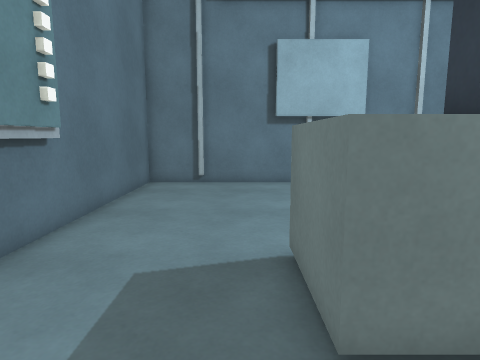
view 1 (above)

15 first-person views from a walk through a 3-D level made in the Unity game engine. The camera is 1.2 m above the floor, tilts 8° down and sees 75° across. The floor is counted in squares, 0.5 m on a side. Each view is taken from the middle of a square. On the plan, view 1 faces up. The plan holds only what a view shows up to about 19 squares ahead; the rest is blank. Surface patterns are stand-ins for the level's own textures.

view 2
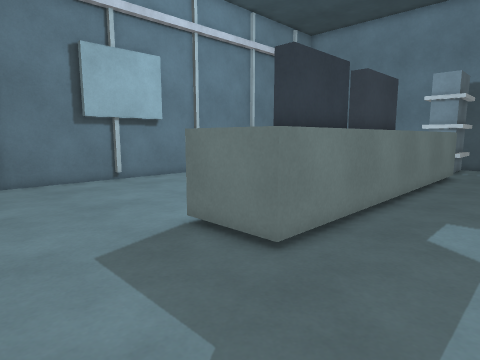

view 3
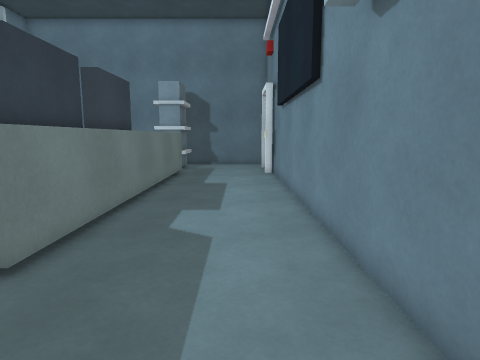

view 4
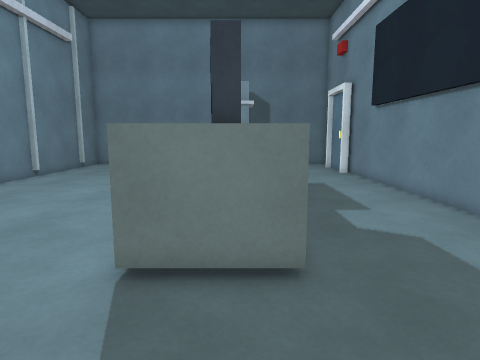

view 5
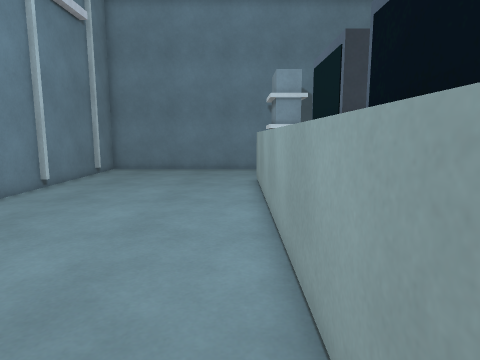

view 6
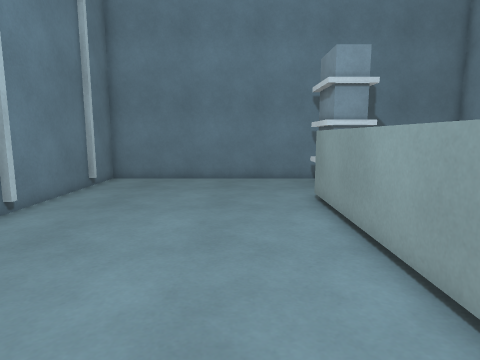

view 7
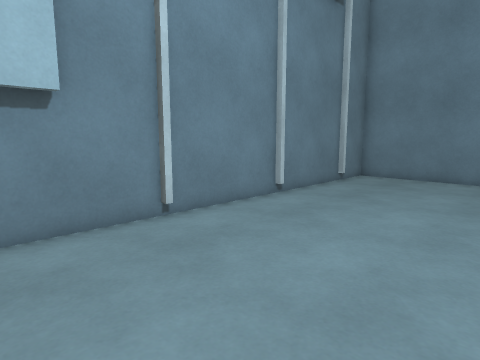

view 8
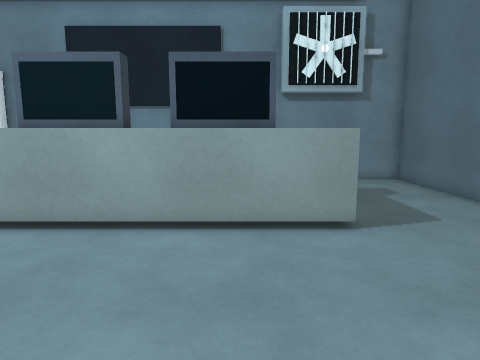

view 9
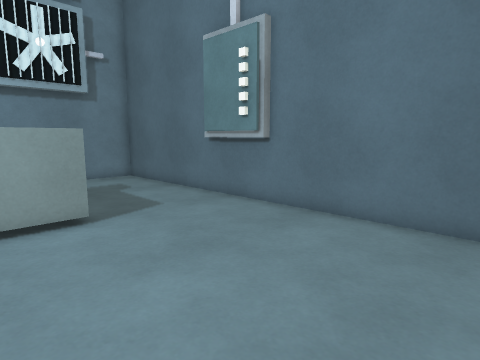

view 10
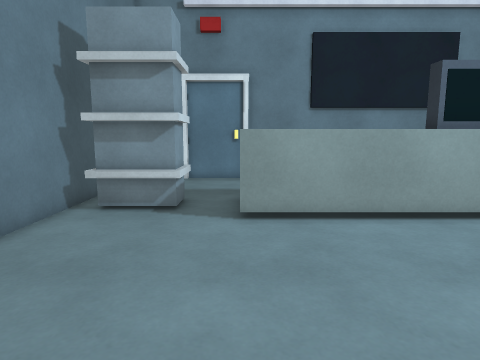

view 11
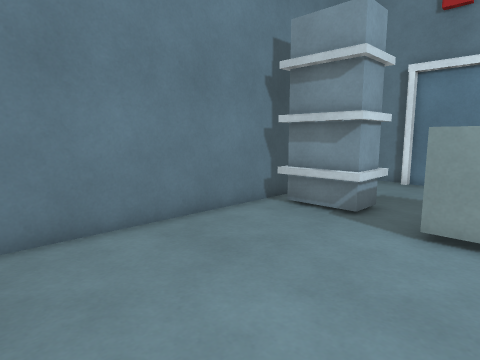

view 12
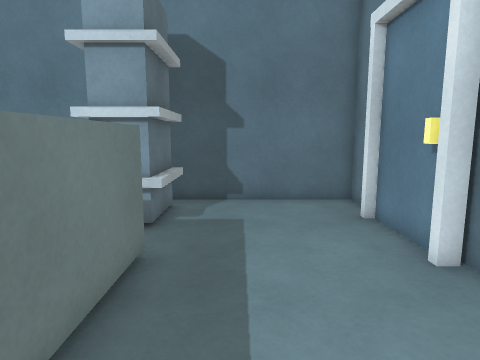

view 13
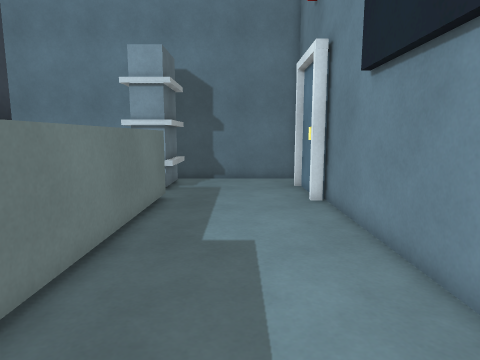

view 14
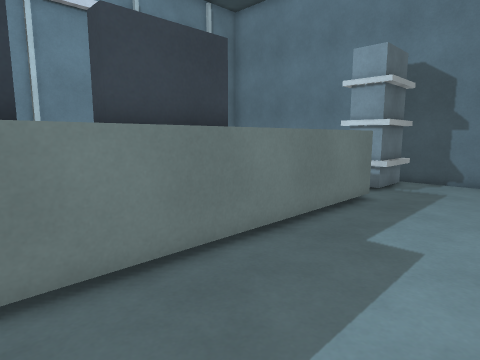

view 15
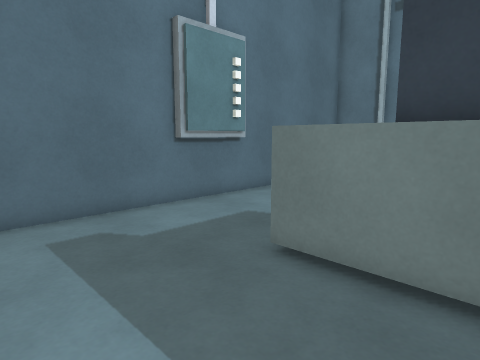

### Floor plan
Key: @ floor where view 1 was taken; # wall or solid block; . floor; ^ raised ledge; O other object.
Columns run from 5 left of view 1 to 23 right of it. Each row starts with its distance up from view 1.
 16 #############################
 15 #...........................#
 14 #...........................#
 13 #...........................#
 12 #...........................#
 11 #...........................#
 10 #...........................#
  9 #...........................#
  8 #...........................#
  7 #O..........................#
  6 ##....^^^^^^^^^^^^^^^^^.....#
  5 ##....^ ^^^^^^^^^     ^.#####
  4 #.....^ ^##^^###^     ^.#####
  3 #.....^^^^^^^^^^^^^^^^^.#####
  2 #...........................#
  1 #...........................#
  0 #....@......................#
 -1 #...........................#
 -2 #...........................#
 -3 #############################

Where each view was taken, in squares from view 1:
view 1: 0 up, 0 right, facing up
view 2: 1 down, 4 left, facing up-right
view 3: 1 down, 4 left, facing right
view 4: 4 up, 4 left, facing right
view 5: 7 up, 0 right, facing right
view 6: 9 up, 5 right, facing right
view 7: 8 up, 4 right, facing up-right
view 8: 14 up, 4 right, facing down
view 9: 15 up, 4 right, facing down-left
view 10: 15 up, 17 right, facing down
view 11: 14 up, 15 right, facing down-right
view 12: 1 up, 11 right, facing right
view 13: 0 up, 5 right, facing right
view 14: 2 down, 5 right, facing up-right
view 15: 2 down, 5 right, facing up-left
